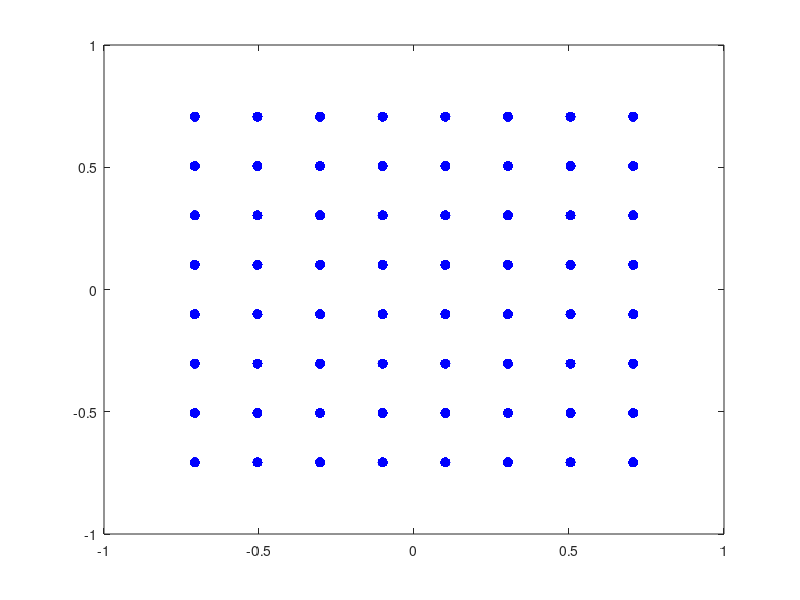
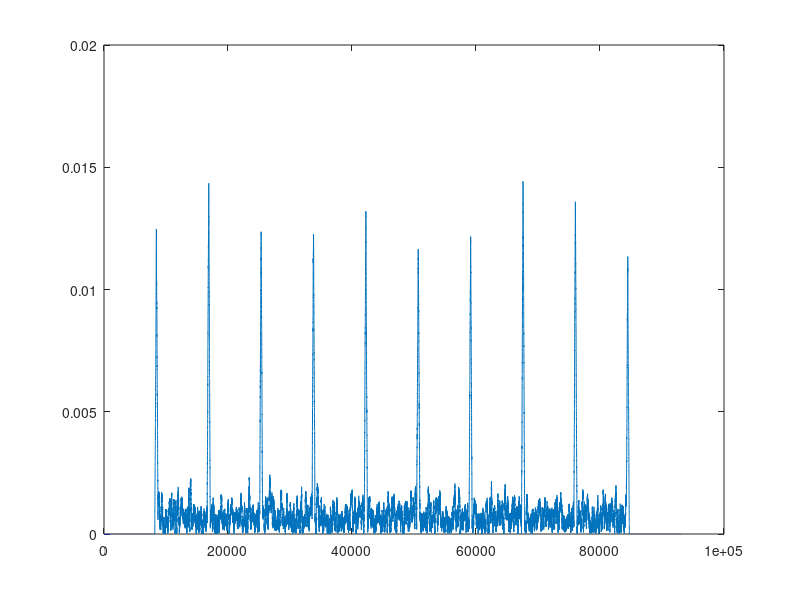

Source code (MATLAB) for these figures, in order:

%% Generación OFDM super simple

% Generación aleatoria de símbolos M-QAM
M = 64;
num_symb = 10;

A = floor(rand(8192,num_symb)*0.99*sqrt(M))-sqrt(M)/2+0.5 + 1j*(floor(rand(8192,num_symb)*0.99*sqrt(M))-sqrt(M)/2+0.5);
A = A/(sqrt(2)*(sqrt(M)/2-0.5));

% Plot constelación
figure
plot(real(A(:)), imag(A(:)), 'ob', 'MarkerFaceColor', 'b')

% Para simular los pilotos 1 de cada 10 portadoras se ponen a un valor BPSK fijo
A(1:50:end,1) = round(rand(1))*2-1;
for i = 1:num_symb
    A(1:10:end,i) = A(1:10:end,1);
end

% Se ponen a cero las portadoras que no se utilizan
A(1:256,:) = 0;
A(end-256+1:end,:) = 0;
% Se crea la señal OFDM
Y = ifft(ifftshift(A,1),8192,1);
% Se añade el prefijo cíclico
Y = [Y((end-255):end,:);Y];
% Se concatenan todos los símbolos
s = Y(:);

%% Sincronismo de símbolo

y = [s; zeros(8192,1)].*conj([zeros(8192,1); s]);
z = conv(y.',ones(1,256));

figure
plot(1:length(z),abs(z))